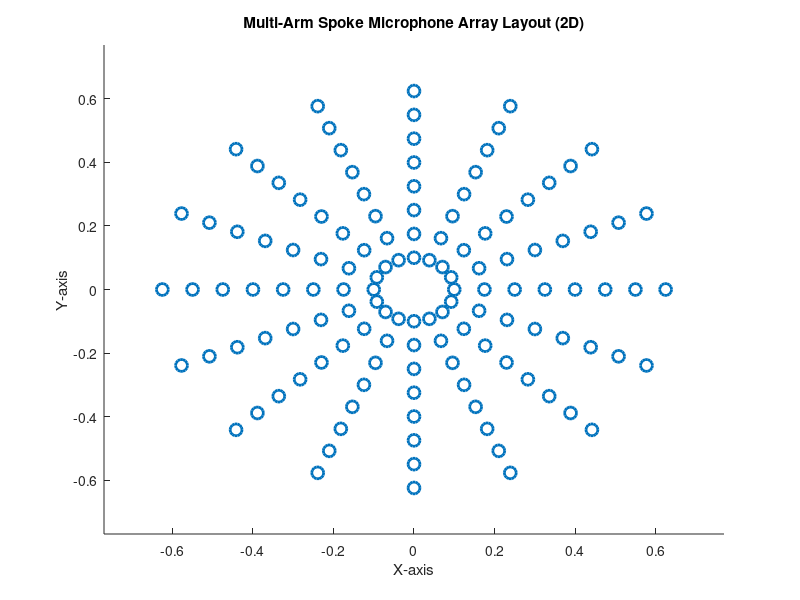
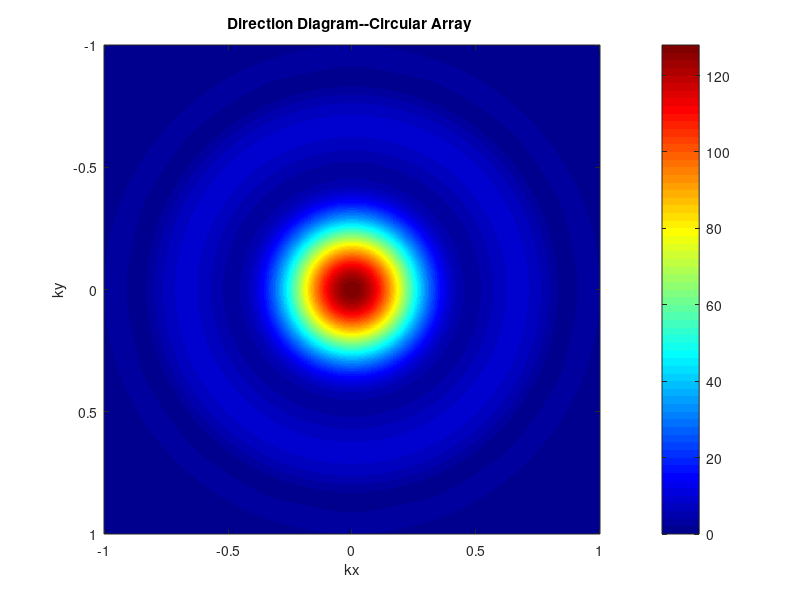
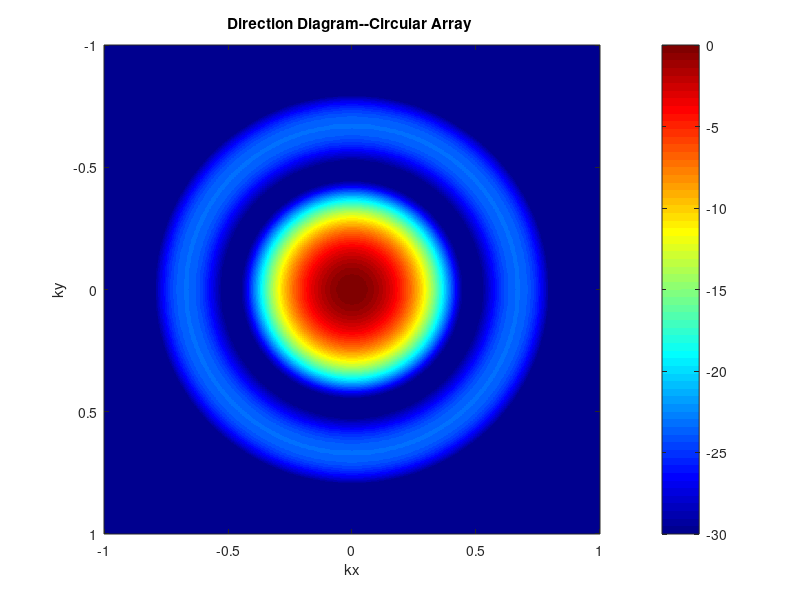

MATLAB code for these plots, in order:
clc
clear
close all

%% 参数定义

Na = 16; % 辐条数量
Nm = 8;  % 每个辐条的阵元数
M = Na * Nm; % 总阵元数量

radiusMin = 0.1; % 最小半径
radiusMax = 0.7; % 最大半径
frequency = 1000; % 入射波频率
c = 343; % 声速

% 计算波数
k = 2*pi*frequency/c;

% 初始化阵元位置向量数组，准备存储所有阵元的位置
rm = zeros(3,M);

% 为每个辐条生成阵元位置
for a = 1:Na
    % 计算该辐条上的阵元角度间隔
    thetaStep = 2*pi/Nm;
    thetaStart = (a-1)*2*pi/Na;
    theta = thetaStart + (a-1)*thetaStep;
    
    for m = 1:Nm
        r = radiusMin + (radiusMax - radiusMin)/(Nm)*(m-1); % 简化假设，线性分布，实际可能需要更复杂的分布逻辑
        rm(:, (a-1)*Nm + m) = [r*cos(theta), r*sin(theta), 0];
    end
end

rm = rm';

figure;
hold on;

% 绘制每个阵元的位置
scatter(rm(:,1), rm(:,2), 'SizeData', 75, 'LineWidth', 2); % 散点图展示每个阵元


xlim([-radiusMax*1.1 radiusMax*1.1]);
ylim([-radiusMax*1.1 radiusMax*1.1]);

title('Multi-Arm Spoke Microphone Array Layout (2D)');
xlabel('X-axis');
ylabel('Y-axis');

grid off; % 关闭网格以减少视觉杂乱


%% 初始化kx, ky网格
kx = linspace(-1, 1, 720);
ky = linspace(-1, 1, 720);
[KX,KY] = meshgrid(kx, ky);

% 创建逻辑掩码，保留kx^2 + ky^2 <= 1的点
valid_points_mask = (KX.^2 + KY.^2) <= 1;

% 应用掩码到KX和KY，移除无效点
KX = KX .* valid_points_mask;
KY = KY .* valid_points_mask;

% 计算对应的kz，现在所有点都满足kx^2 + ky^2 <= 1
KZ = sqrt(1 - KX.^2 - KY.^2); % 此处不会出现复数，因为已预先筛选
% 将KZ中接近1的值（考虑到浮点运算误差，这里设定一个很小的容差eps）置为0
eps = 1e-8; % 设定一个很小的正数作为容差
KZ(abs(KZ - 1) < eps) = 0;

%% 计算方向图
V = zeros(length(kx), length(ky));

for i = 1:length(kx)
    for j = 1:length(ky)
        % 验证 kx 和 ky 的平方和是否小于1
        if (kx(i)^2 + ky(j)^2) < 1
            % 计算三维单位向量 \kappa
            kappa = [kx(i), ky(j), KZ(i, j)];
            V(i, j) = sum(exp(1j*k*rm*kappa.')); % 注意这里的转置，保证维度匹配
        else
            % 如果不满足条件，将该位置的值设为0
            V(i, j) = 0;
        end
    end
end

V_abs = abs(V);
maxVal = max(max(V_abs(:)));
V_db = 20*log10(V_abs/maxVal);

%% 绘制方向图
figure;
imagesc(kx, ky, abs(V));
xlabel('kx');
ylabel('ky');
title('Direction Diagram--Circular Array ');
colormap('jet');
colorbar;
caxis('auto'); % 色标范围
% caxis([0, max(max(V_abs))]);
caxis('auto');



figure;
imagesc(kx, ky, V_db);
xlabel('kx');
ylabel('ky');
title('Direction Diagram--Circular Array ');
% 使用更明显的colormap，例如'jet'，并自动调整色标范围
colormap('jet'); % 或选择其他你喜欢的colormap，如'parula'
colorbar;
% 自动调整色标范围以覆盖数据的全部动态范围
caxis([-30, max(max(V_db))]);
% caxis('auto');




